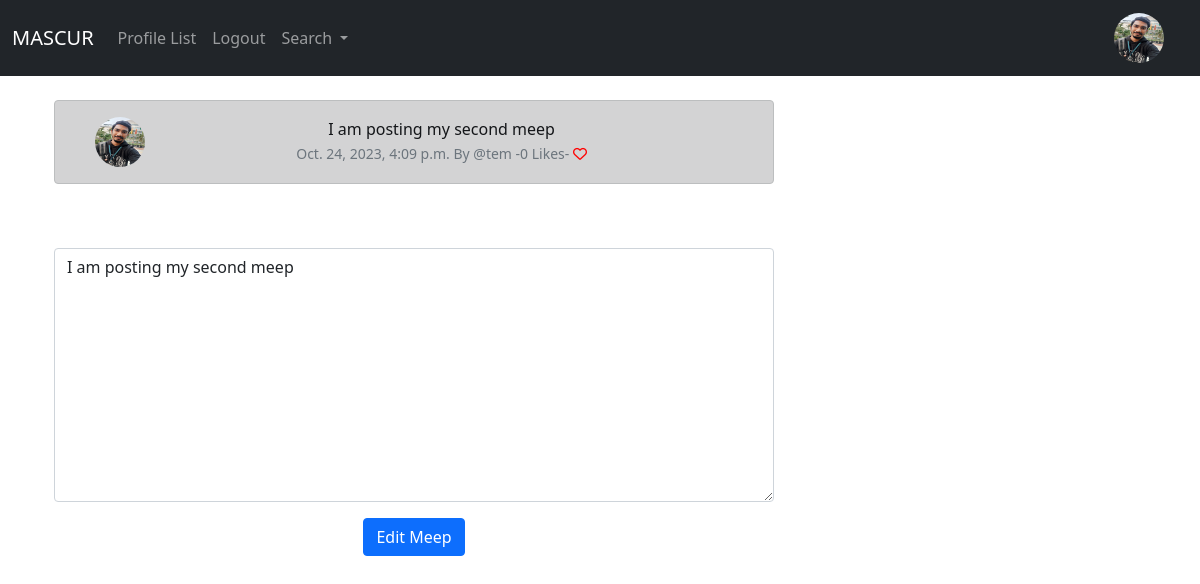
Screenshot of /edit_meep/5 (signed in) with the database file from the repository.
### twitterApp/models.py (models this page shows, shortened)
class Profile(models.Model):
    user = models.OneToOneField(User,on_delete=models.CASCADE)
    follow = models.ManyToManyField("self",
                                    related_name="followed_by",
                                    symmetrical=False,
                                    blank=True)
    date_modified = models.DateTimeField(User,auto_now=True)
    profile_img = models.ImageField(null=True,blank=True,upload_to="images/")
    profile_bio = models.CharField(null=True,blank=True,max_length=500)
    homepage_link = models.CharField(null=True,blank=True,max_length=100)
    facebook_link = models.CharField(null=True,blank=True,max_length=100)
    instagram_link = models.CharField(null=True,blank=True,max_length=100)
    github_link = models.CharField(null=True,blank=True,max_length=100)
    linkedin_link = models.CharField(null=True,blank=True,max_length=100)

class Meep(models.Model):
    user = models.ForeignKey(
        User,related_name="meeps",
        on_delete=models.DO_NOTHING
    )
    body = models.CharField(max_length=200)
    created_at = models.DateTimeField(auto_now_add=True)
    likes = models.ManyToManyField(User,related_name="meep_like",blank=True)
    def number_of_likes(self):
        return self.likes.count()

### twitterApp/views.py (the view)
# urls.py: path('edit_meep/<int:pk>',views.edit_meep,name="edit_meep"),
def edit_meep(request,pk):
    if request.user.is_authenticated:
        meep = get_object_or_404(Meep, id=pk)
        if request.user.username == meep.user.username:
            form = MeepForm(request.POST or None,instance=meep)
            if request.method == "POST":
                if form.is_valid():
                    meep = form.save(commit=False)
                    meep.user = request.user
                    meep.save()
                    messages.success(request, ("Your meep has been updated"))
                    return redirect('home')
            else:
                return render(request,'edit_meep.html',{'form':form,'meep':meep})
        else:
            messages.success(request, ("NO! You don't own that meep"))
            return redirect('home')
    else:
        messages.success(request, ("Please login to continue..."))
        return redirect('home')

### twitterApp/forms.py
class MeepForm(forms.ModelForm):
    body = forms.CharField(required=True,
                           widget=forms.widgets.Textarea(
                               attrs={
                                   "placeholder":"Enter your mascur meep",
                                   "class":"form-control",
                               }
                           ),
                           label="",
                           )
    class Meta:
        model = Meep
        exclude=("user","likes")

### twitterApp/templates/edit_meep.html (shortened to what this page needs)
{% extends 'base.html' %}
{% load static %}
{% block content %}
<div class="container text-center">
    <div class="row">
        <div class="col-8">
                        <div class="alert alert-dark" role="alert">
                            <div class="container">
                                <div class="row">
                                    <div class="col-1">
                                        {% if meep.user.profile.profile_img%}
                                            <img src="{{meep.user.profile.profile_img.url}}"
                                                 width=50 height=50 class="rounded-circle" alt="{{meep.user.profile.user.username}}"/>
                                            {% else%}
                                             <img src="{% static 'images/mypic.jpg' %}" width=50 height=50 class="rounded-circle" alt="{{profile.user.username}}"/>
                                            {% endif %}
                                    </div>
                                <div class="col-11">
                                        {{meep.body}}<br/>
                            <small class="text-muted">
                                {{meep.created_at}} By @{{meep.user}}
                                -{{meep.number_of_likes}} Likes-
                                {% if user in meep.likes.all %}
                                <a href="{% url 'meep_like' meep.id%}">
                                    <i class="fa-solid fa-heart" style="color:red"></i>
                                </a>
                                {% else %}
                                <a href="{% url 'meep_like' meep.id%}">
                                    <i class="fa fa-heart-o" style="color:red"></i>
                                </a>
                                {% endif %}
                            </small>
                        </div>
                                </div>
                            </div>
                        </div>
            <br/><br/>
                {% if form %}
                    <form method=POST>
                        {{form.as_p}}
                        <button type="submit" class="btn btn-primary">Edit Meep</button>
                    </form>
                {% endif %}
            </div>
    </div>
</div>
{% endblock %}

### twitterApp/templates/navbar.html (shortened to what this page needs)
<nav class="navbar navbar-expand-lg navbar-dark bg-dark">
  <div class="container-fluid">
    <a class="navbar-brand" href="{% url 'home' %}">MASCUR</a>
    <div class="collapse navbar-collapse" id="navbarSupportedContent">
      <ul class="navbar-nav me-auto mb-2 mb-lg-0">
        <li class="nav-item">
          <a class="nav-link" href="{% url 'profile_list' %}">Profile List</a>
        </li>
        {% if user.is_authenticated%}
        <li class="nav-item">
          <a class="nav-link" href="{% url 'logout' %}">Logout</a>
        </li>
        {% endif %}
        <li class="nav-item dropdown">
          <a class="nav-link dropdown-toggle" href="#" id="navbarDropdownMenuLink" role="button" data-bs-toggle="dropdown" aria-expanded="false">
            Search
          </a>
        </li>
      </ul>
      {% if user.is_authenticated%}
        {% if user.profile.profile_img %}
          <ul class="navbar-nav ml-auto">
            <li class="nav-link navbar-brand">
              <a href="{% url 'profile' request.user.id %}">
             <img src="{{user.profile.profile_img.url}}" width=50 height=50 class="rounded-circle" alt="{{meep.user.profile.user.username}}"/>
              </a>
            </li>
          </ul>
        {% endif %}
      {% endif %}
    </div>
  </div>
</nav>

### rows the page displays
Meep: user.profile.profile_img (picture), body "I am posting my second meep", created_at "Oct. 24, 2023, 4:09 p.m.", user "tem", number_of_likes "0"
